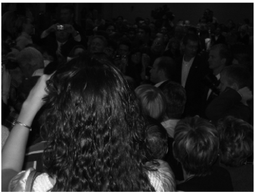
#> input picture A1/people.png, 255 x 192 px, shrunk from 428 x 322 before the run
$ jupyter execute --allow-errors _CS6643_A1.ipynb
#> lines starting #> are read from the running program, lines starting #| are printed output that depends on the picture
[cell 1]
import matplotlib.pyplot as plt
import matplotlib.image as img
import numpy as np
import cv2


p_img = cv2.imread('./people.png', cv2.IMREAD_GRAYSCALE)
#> p_img is the input picture: shape (192, 255); min 0, max 255, mean 35.6
a_img = np.array(p_img)
n_img = ((a_img - np.min(a_img)) * (1/(np.max(a_img) - np.min(a_img)) * 255)).astype('uint8')

# df function
def create_pdf(img_in):
    # Initialize a list with 256 zeros to represent the pdf bins
    pdf = [0] * 256
    total_pixels = 0

    # Iterate through each pixel in the image
    for row in img_in:
        for pixel in row:
            # Update the corresponding bin in the pdf
            pdf[pixel] += 1
            total_pixels += 1
#> after the loop, pdf = 256 values, max 1955 at index 5, min 0 at index 250, mean 191.2; total_pixels = 48960

    pdf = [count / total_pixels for count in pdf]
#> pdf = 256 values, max 0.0399 at index 5, min 0 at index 250, mean 0.00391

    return pdf


# Calculated pdf
pdf = create_pdf(n_img)
print("Pre-Equalization pdf")
plt.plot(pdf, color="red")
plt.show()
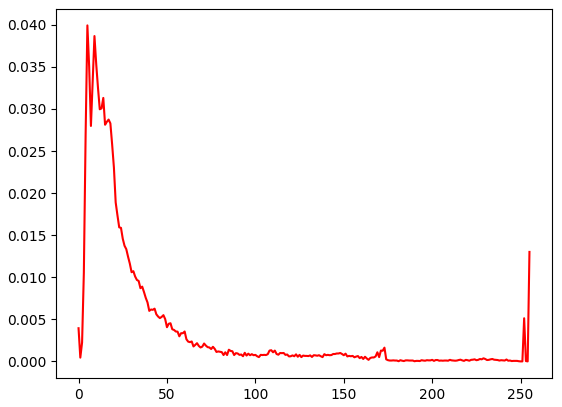
#> figure drawn by matplotlib, 1 panel; curve peaks at x = 5, y = 0.0399


# cdf function
def create_cdf(pdf):

    # Initialize a list to store the cumulative distribution function
    cdf = [0] * len(pdf)
#> cdf = 256 values from 0 to 0
    cdf[0] = pdf[0]

    # Calculate the cumulative distribution function
    for i in range(1, len(pdf)):
        cdf[i] = cdf[i - 1] + pdf[i]
#> after the loop, cdf = 256 values from 0.00394 to 1

    # Normalizing
    cdf = [j * 255 / cdf[-1] for j in cdf]
#> cdf = 256 values from 1.01 to 255

    return cdf


# Calculated cdf
cdf = create_cdf(pdf)
print("Pre-Equalization cdf")
plt.plot(cdf, color="red")
plt.show()
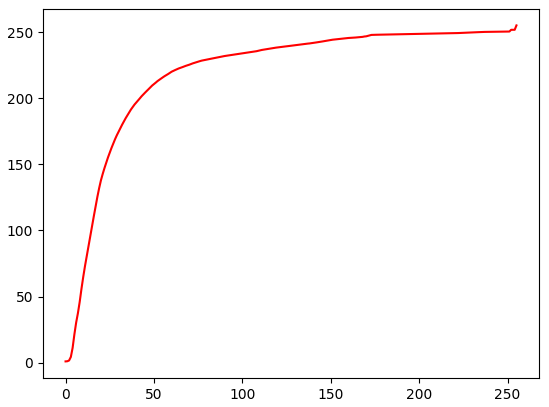
#> figure drawn by matplotlib, 1 panel; curve peaks at x = 255, y = 255

# histogram_equalization function
def histogram_equalization(img_in):
    # pdf & cdf of input img
    pdf = create_pdf(img_in)
    cdf = create_cdf(pdf)
#> cdf = 256 values from 1.01 to 255

    equalized_img = []
    for row in img_in:
        equalized_row = []
        for pixel_value in row:
            equalized_row.append(cdf[pixel_value])
        equalized_img.append(equalized_row)
#> after the loop, equalized_img = 192 items

    # update to return equalized image
    return equalized_img

ep_img = histogram_equalization(n_img)
#> ep_img = 192 items
arr = np.array(ep_img)
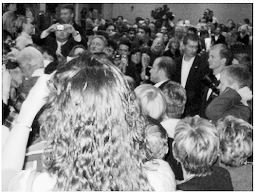
#> arr: shape (192, 255) float64; min 1.01, max 255, mean 130.1
cv2.imwrite('people_processed.png', arr)
#> after the loop in create_pdf, `for row in img_in:`: pdf = 256 values from 0 to 0; total_pixels = 0

p2_img = cv2.imread('./people_processed.png', cv2.IMREAD_GRAYSCALE)
n2_img = np.array(p2_img)
#> (the rest of this cell did not finish here and is left out)

[cell 2]
import matplotlib.pyplot as plt
import matplotlib.image as img
import numpy as np
import cv2


p_img = cv2.imread('./people_processed.png', cv2.IMREAD_GRAYSCALE)
a_img = np.array(p_img)
#> (the rest of this cell did not finish here and is left out)

[cell 3]
import matplotlib.pyplot as plt
import matplotlib.image as img
import numpy as np
import cv2


p_img = cv2.imread('./image.png', cv2.IMREAD_GRAYSCALE)
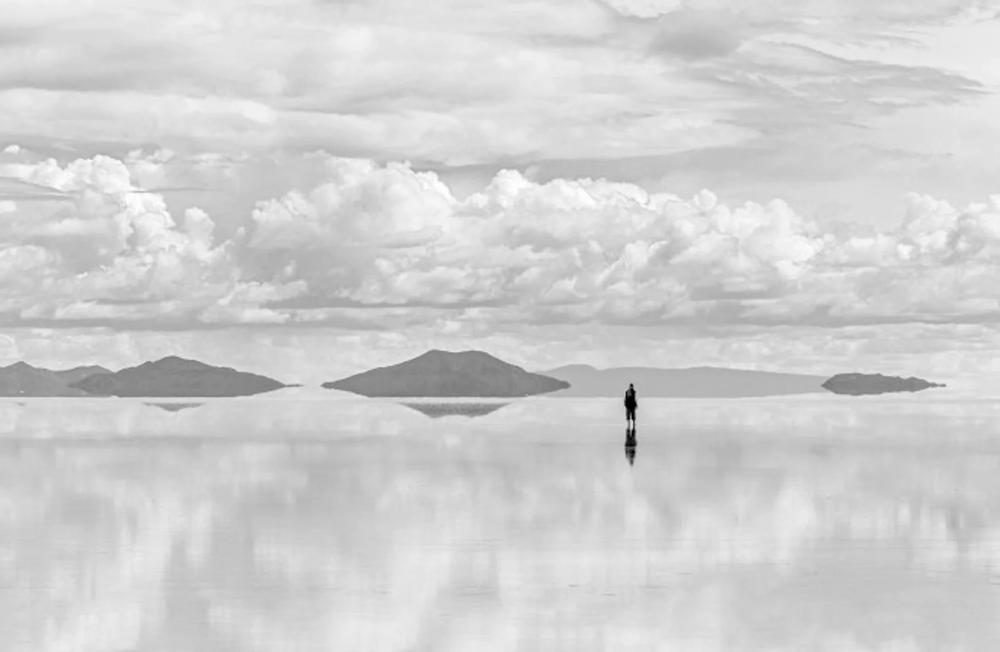
#> input picture A1/image.png, 1000 x 652 px, shrunk from 1680 x 1096 before the run
#> p_img is the input picture: shape (652, 1000); min 0, max 255, mean 208.5
a_img = np.array(p_img)
n_img = ((a_img - np.min(a_img)) * (1/(np.max(a_img) - np.min(a_img)) * 255)).astype('uint8')

# df function
def create_pdf(img_in):
    # Initialize a list with 256 zeros to represent the pdf bins
    pdf = [0] * 256
    total_pixels = 0

    # Iterate through each pixel in the image
    for row in img_in:
        for pixel in row:
            # Update the corresponding bin in the pdf
            pdf[pixel] += 1
            total_pixels += 1
#> after the loop, pdf = 256 values, max 22185 at index 211, min 0 at index 104, mean 2546.9; total_pixels = 652000

    pdf = [count / total_pixels for count in pdf]
#> pdf = 256 values, max 0.034 at index 211, min 0 at index 104, mean 0.00391

    return pdf


# Calculated pdf
pdf = create_pdf(n_img)
print("Pre-Equalization pdf")
plt.plot(pdf, color="red")
plt.show()
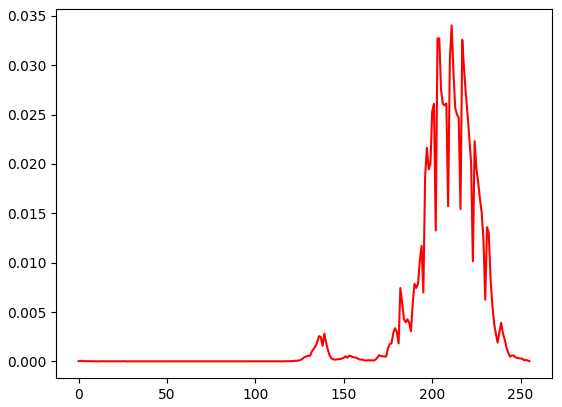
#> figure drawn by matplotlib, 1 panel; curve peaks at x = 211, y = 0.034


# cdf function
def create_cdf(pdf):

    # Initialize a list to store the cumulative distribution function
    cdf = [0] * len(pdf)
#> cdf = 256 values from 0 to 0
    cdf[0] = pdf[0]

    # Calculate the cumulative distribution function
    for i in range(1, len(pdf)):
        cdf[i] = cdf[i - 1] + pdf[i]
#> after the loop, cdf = 256 values from 2.3e-05 to 1

    # Normalizing
    cdf = [j * 255 / cdf[-1] for j in cdf]
#> cdf = 256 values from 0.00587 to 255

    return cdf


# Calculated cdf
cdf = create_cdf(pdf)
print("Pre-Equalization cdf")
plt.plot(cdf, color="red")
plt.show()
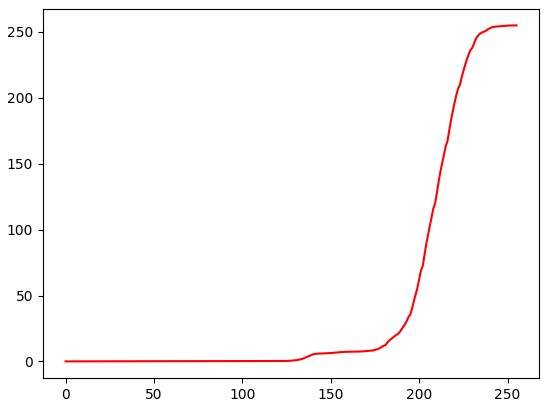
#> figure drawn by matplotlib, 1 panel; curve peaks at x = 255, y = 255

# histogram_equalization function
def histogram_equalization(img_in):
    # pdf & cdf of input img
    pdf = create_pdf(img_in)
    cdf = create_cdf(pdf)
#> cdf = 256 values from 0.00587 to 255

    equalized_img = []
    for row in img_in:
        equalized_row = []
        for pixel_value in row:
            equalized_row.append(cdf[pixel_value])
        equalized_img.append(equalized_row)
#> after the loop, equalized_img = 652 items

    # update to return equalized image
    return equalized_img

ep_img = histogram_equalization(n_img)
#> ep_img = 652 items
arr = np.array(ep_img)
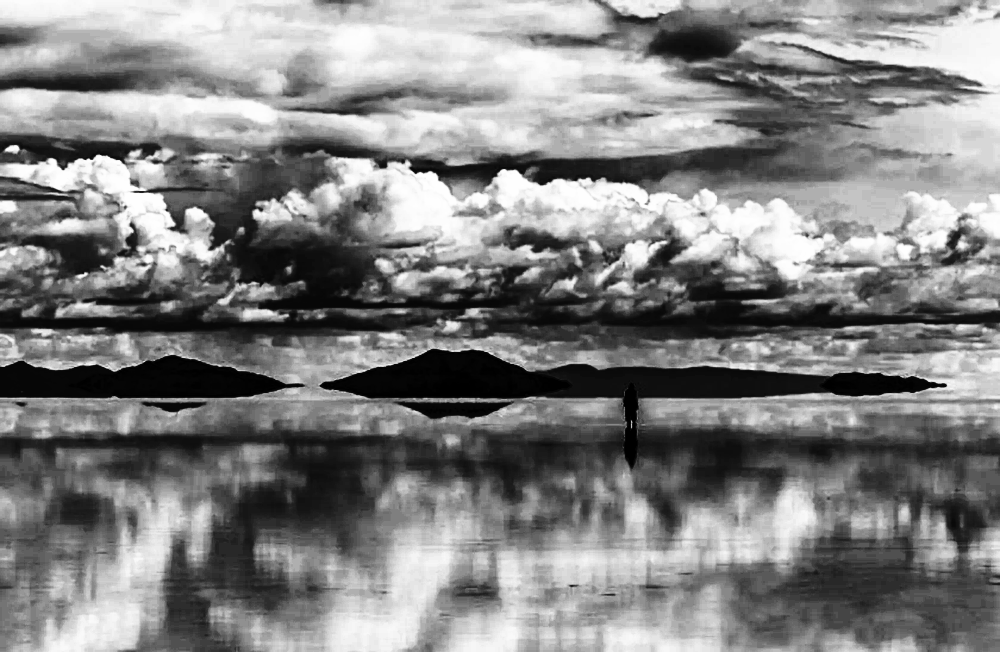
#> arr: shape (652, 1000) float64; min 0.00587, max 255, mean 130.2
cv2.imwrite('image_processed.png', arr)
#> after the loop in create_pdf, `for row in img_in:`: pdf = 256 values from 0 to 0; total_pixels = 0

p2_img = cv2.imread('./image_processed.png', cv2.IMREAD_GRAYSCALE)
n2_img = np.array(p2_img)
#> (the rest of this cell did not finish here and is left out)
